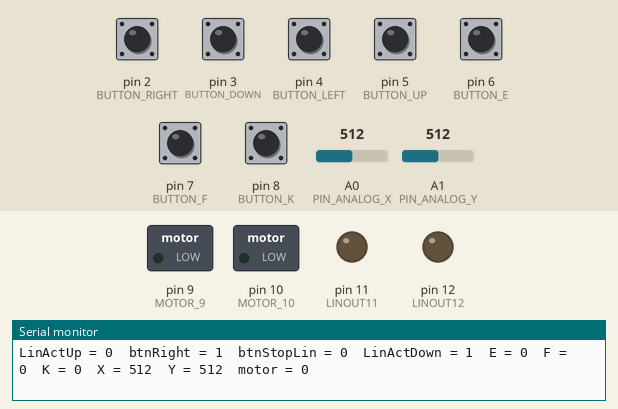
Simulated run of this sketch. Board: Arduino Uno, built with avr-gcc and run on an emulated ATmega328P. Parts: switched loads named in the sketch (green lamp = pin HIGH), output pins drawn as LEDs (lit = HIGH), the last lines printed to the serial monitor. The test bench sets the inputs (shaded band); at power-on: pin 2 (BUTTON_RIGHT), pin 3 (BUTTON_DOWN), pin 4 (BUTTON_LEFT), pin 5 (BUTTON_UP), pin 6 (BUTTON_E), pin 7 (BUTTON_F), pin 8 (BUTTON_K) HIGH, A0 (PIN_ANALOG_X) = 512, A1 (PIN_ANALOG_Y) = 512.

Above: at 1.2 s.
1.3 s: A0 (PIN_ANALOG_X) set to 306
At 2.6 s:
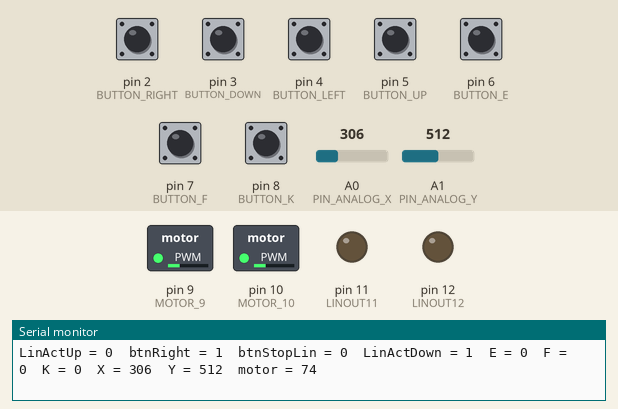
2.9 s: pin 2 (BUTTON_RIGHT) pulled LOW for 0.15 s
At 4.3 s:
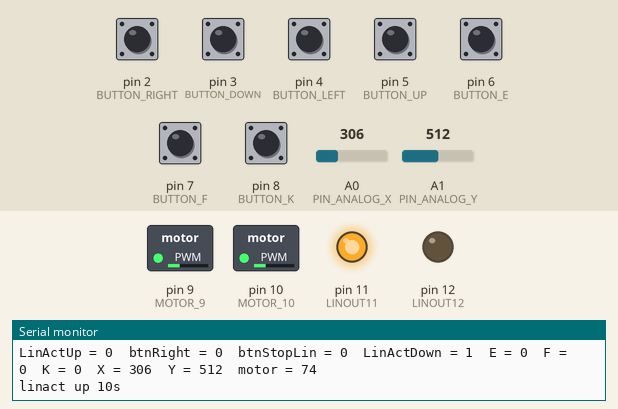
At 14.3 s:
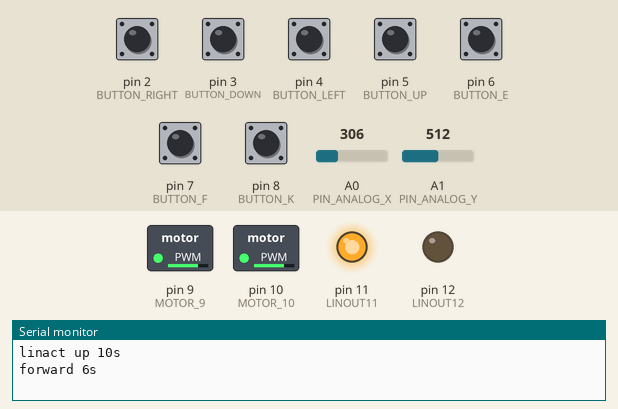
Timing chart, 0 to 20.4 s (numbered marks = the images above; inputs shaded):
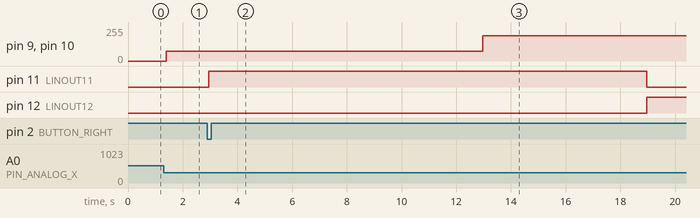

Measured:
- after the input at 1.3 s, pin 9 (MOTOR_9), pin 10 (MOTOR_10): 0/255 → 74/255 after 0.11 s
- after the input at 2.9 s, pin 9 (MOTOR_9), pin 10 (MOTOR_10): 74/255 → 190/255 after 10.1 s; pin 11 (LINOUT11): LOW → HIGH at once, → LOW 16.0 s later; pin 12 (LINOUT12): LOW → HIGH after 16.1 s

The sketch:

fydp_firmware.ino
```cpp
#include <Wire.h>

#define BUTTON_UP 5
#define BUTTON_RIGHT 2
#define BUTTON_DOWN 3
#define BUTTON_LEFT 4//up: 5, down: 3, right:2, left, 4
#define BUTTON_E 6
#define BUTTON_F 7
#define BUTTON_K 8
#define PIN_ANALOG_X 0
#define PIN_ANALOG_Y 1

#define MOTOR_9 9
#define MOTOR_10 10
#define LINOUT11 11
#define LINOUT12 12

#define DELAY 100
const uint8_t   OFF     = HIGH;
const uint8_t   ON      = LOW;

void setup() {

 Serial.begin(9600);
 // to enable pull up resistors first write pin mode
 // and then make that pin HIGH
 pinMode(BUTTON_UP, INPUT);
 digitalWrite(BUTTON_UP, HIGH);

 pinMode(BUTTON_RIGHT, INPUT);
 digitalWrite(BUTTON_RIGHT, HIGH);

 pinMode(BUTTON_DOWN, INPUT);
 digitalWrite(BUTTON_DOWN, HIGH);

 pinMode(BUTTON_LEFT, INPUT);
 digitalWrite(BUTTON_LEFT, HIGH);

 pinMode(BUTTON_E, INPUT);
 digitalWrite(BUTTON_E, HIGH);

 pinMode(BUTTON_F, INPUT);
 digitalWrite(BUTTON_F, HIGH);

  pinMode(BUTTON_K, INPUT);
 digitalWrite(BUTTON_K, HIGH);


pinMode(MOTOR_9, OUTPUT);
pinMode(MOTOR_10, OUTPUT);

 pinMode(LINOUT11, OUTPUT);
 pinMode(LINOUT12, OUTPUT);


}
//Reverses a buttons reading, to make it more readable
int rBtn(int btn){
return (btn==0)?1:0;
}

int motorControlX(int val){
  if(val>=506) return 0;//only move when moving joystick in negative direction
  val = val-505;//505 to 0 AND to 0-505
  val = abs(val);
  //map 0 - 506 to 0-255
  return map(val, 0, 505,0,190);  //0-255 total

}

void loop() {
  int btnLinActUp = digitalRead(BUTTON_UP);
  int btnRight = digitalRead(BUTTON_RIGHT);
  int btnLinActDown = digitalRead(BUTTON_DOWN);
  int btnStopLin = digitalRead(BUTTON_LEFT);
  int btnEVal = digitalRead(BUTTON_E);
  int btnFVal = digitalRead(BUTTON_F);
  int btnKVal = digitalRead(BUTTON_K);
  int joyXVal = analogRead(PIN_ANALOG_X);
  int joyXVal2 = map(joyXVal,0, 1023, -100, 100);
  int joyYVal = analogRead(PIN_ANALOG_Y);
  int joyYVal2 = map(joyYVal,0, 1023, -100, 100);

  Serial.print("LinActUp = "), Serial.print(rBtn(btnLinActUp)),Serial.print("\t");
  Serial.print("btnRight = "), Serial.print(btnRight),Serial.print("\t");
  Serial.print("btnStopLin = "), Serial.print(rBtn(btnStopLin)),Serial.print("\t");
  Serial.print("LinActDown = "), Serial.print(btnLinActDown),Serial.print("\t");
  Serial.print("E = "), Serial.print(rBtn(btnEVal)),Serial.print("\t");
  Serial.print("F = "), Serial.print(rBtn(btnFVal)),Serial.print("\t");
  Serial.print("K = "), Serial.print(rBtn(btnKVal)),Serial.print("\t");
  Serial.print("X = "), Serial.print(joyXVal),Serial.print("\t");
  Serial.print("Y = "), Serial.print(joyYVal),Serial.print("\t");
  //dac ranges from 0 to 4095
  //x axis for right motor
  //Read joystick value y axis for left motor

  int motorValX = motorControlX(joyXVal);
  analogWrite(MOTOR_9,motorValX);
  analogWrite(MOTOR_10,motorValX);
  Serial.print("motor = "), Serial.println(motorValX);
  //send speed control analog signal to motor controller


  //Extend linear actuator
  if(btnLinActUp==0){
   digitalWrite(LINOUT11, HIGH);
    digitalWrite(LINOUT12, LOW);
      Serial.println("linact up");
  }
  //Retract linear actuator
  if(btnLinActDown==0){
   digitalWrite(LINOUT11, LOW);
    digitalWrite(LINOUT12, HIGH);
    Serial.println("linact down");
  }
  //stop linear actuator
  if(btnStopLin==0){
   digitalWrite(LINOUT11, LOW);
    digitalWrite(LINOUT12, LOW);
    Serial.println("linact stop");
  }

//btn right, execute sequence of actions
if(btnRight==0){
  //extend linear actuator
  digitalWrite(LINOUT11, HIGH);
    digitalWrite(LINOUT12, LOW);
      Serial.println("linact up 10s");
      delay(10000);
  //Forward for 6 seconds
   analogWrite(MOTOR_9,190);
  analogWrite(MOTOR_10,190);
  Serial.println("forward 6s");
  delay(6000);
  //Retract linear actuator
     digitalWrite(LINOUT11, LOW);
    digitalWrite(LINOUT12, HIGH);
    Serial.println("linact down 10s");
    delay(10000);
}

  delay(DELAY);
}
```
